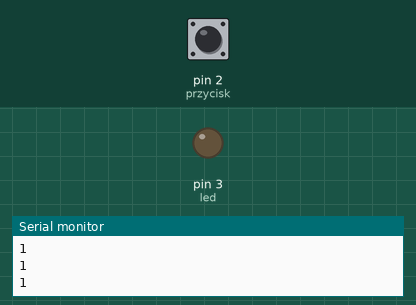
Simulated run of this sketch. Board: Arduino Uno, built with avr-gcc and run on an emulated ATmega328P. Shown: output pins drawn as LEDs (lit = HIGH), the last lines printed to the serial monitor. The test bench sets the inputs (shaded band); at power-on: pin 2 (przycisk) HIGH.

Above: at 1.2 s.
1.3 s: pin 2 (przycisk) pulled LOW for 0.15 s
At 2.5 s:
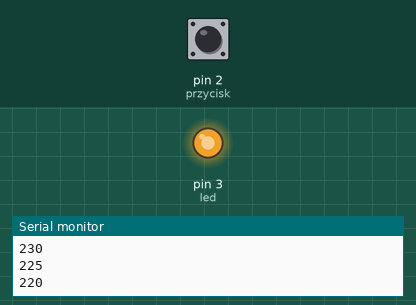
4.3 s: pin 2 (przycisk) pulled LOW for 1 s
At 4.87 s:
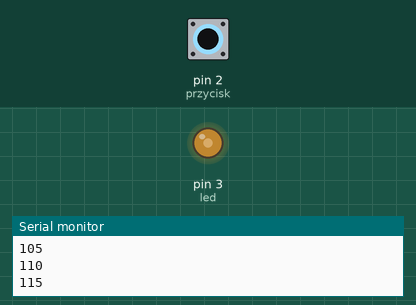
Timing chart, 0 to 8.0 s (numbered marks = the images above; inputs shaded):
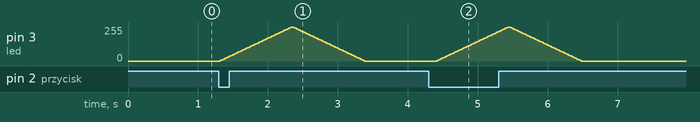

The sketch:

dioda_pullup_pwm.ino
```cpp
int przycisk = 2;
int led = 3;
int zakres = 5;
int i = 0;

void setup() {
  Serial.begin(9600);
  pinMode(przycisk, INPUT_PULLUP);
  pinMode(led, OUTPUT);
}

void loop() {

  int stanPrzycisku = digitalRead(przycisk);
  if(stanPrzycisku == 0){
    for(i = 0; i<=255; i+=zakres){
      Serial.println(i);
      analogWrite(led, i );
      delay(20);
    }
  for(i = 255; i>=0; i-=zakres){
    Serial.println(i);
      analogWrite(led, i );
      delay(20);
    }
  }
  Serial.println(stanPrzycisku);
  delay(100);
}
```

Measured:
- after the input at 1.3 s, pin 3 (led): rises from 0/255 to 255/255 in 1.0 s, then falls to 0/255 in 1.0 s
- after the input at 4.3 s, pin 3 (led): rises from 0/255 to 255/255 in 1.0 s, then falls to 0/255 in 1.0 s
